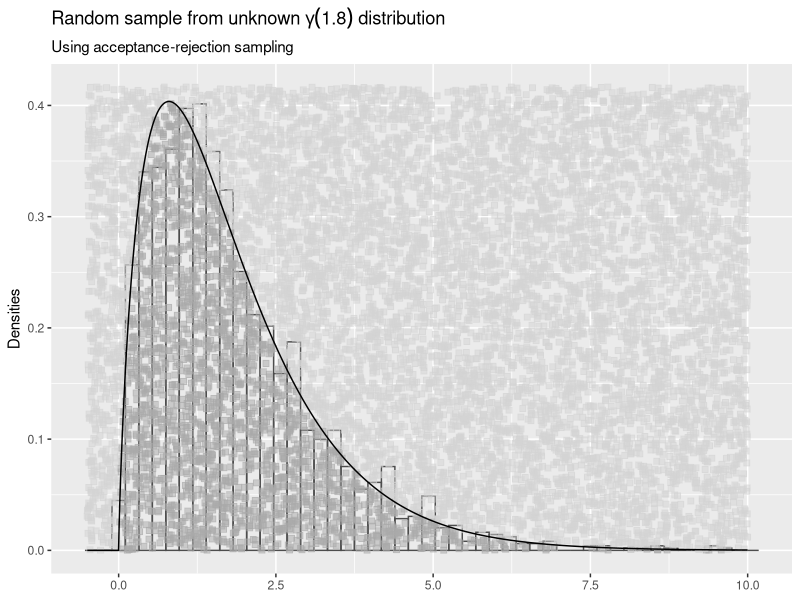

Write R code to recreate this figure.
library(tidyverse)

set.seed(777)

fn <- function(x) dgamma(x, shape = 1.8)

df <- tibble(x = runif(1e4, -0.5, 10),
             y = fn(x),
             z = runif(length(x))/2.4,
             c = z <= y)

plt <- df %>% 
  ggplot(aes(x, y )) +
  geom_histogram(data = df %>% filter(c), aes(y = ..density.., x = x),
                 inherit.aes = FALSE, bins = 50, 
                 color = "grey30", fill = NA) +
  geom_point(aes(y = z, color = c, fill = c), alpha = 0.5,
             shape = 22, size = 2, show.legend = FALSE) +
  geom_line() +
  scale_fill_manual(values = c("lightgrey", "darkgrey")) +
  scale_color_manual(values = c("lightgrey", "darkgrey")) +
  labs(x = NULL, y = "Densities",
       title = expression(paste("Random sample from unknown ", 
                                gamma(1.8), " distribution")),
       subtitle = "Using acceptance-rejection sampling")

ggsave(plt, filename = "~/Dropbox/Talks/Trial-Lecture/_images/rejection-sampling.svg",
       width = 5, height = 5)